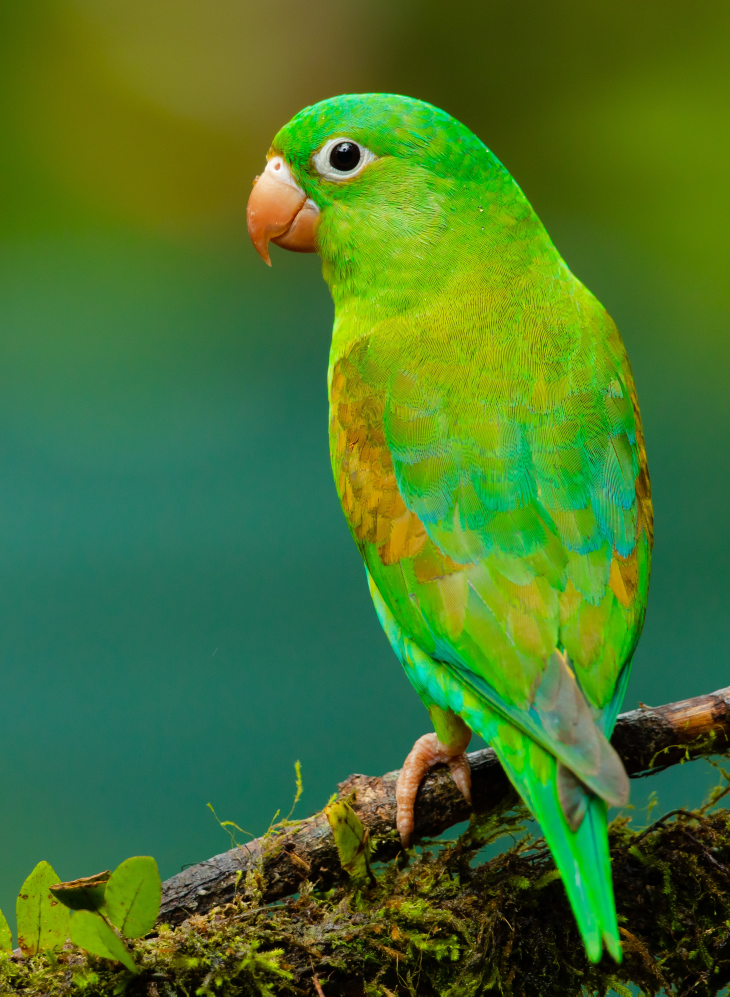
#> input picture parrot.jpg, 2919 x 3985 px (shown at 1/4 size)
$ python color_manipulation.py
#> lines starting #> are read from the running program, lines starting #| are printed output that depends on the picture; after the words box and inside, x2 and y2 are one past the last pixel; in counts of white or black regions, pixels touching at a corner belong together
import cv2 as cv
import numpy as np

#read image
img = cv.imread('parrot.jpg')
#> img is the input picture: shape (3985, 2919, 3); mean B, G, R 42.5, 115.9, 70.8
print(img.shape)
#| (3985, 2919, 3)

#resize image
img1 = cv.resize(img,(1080,860))
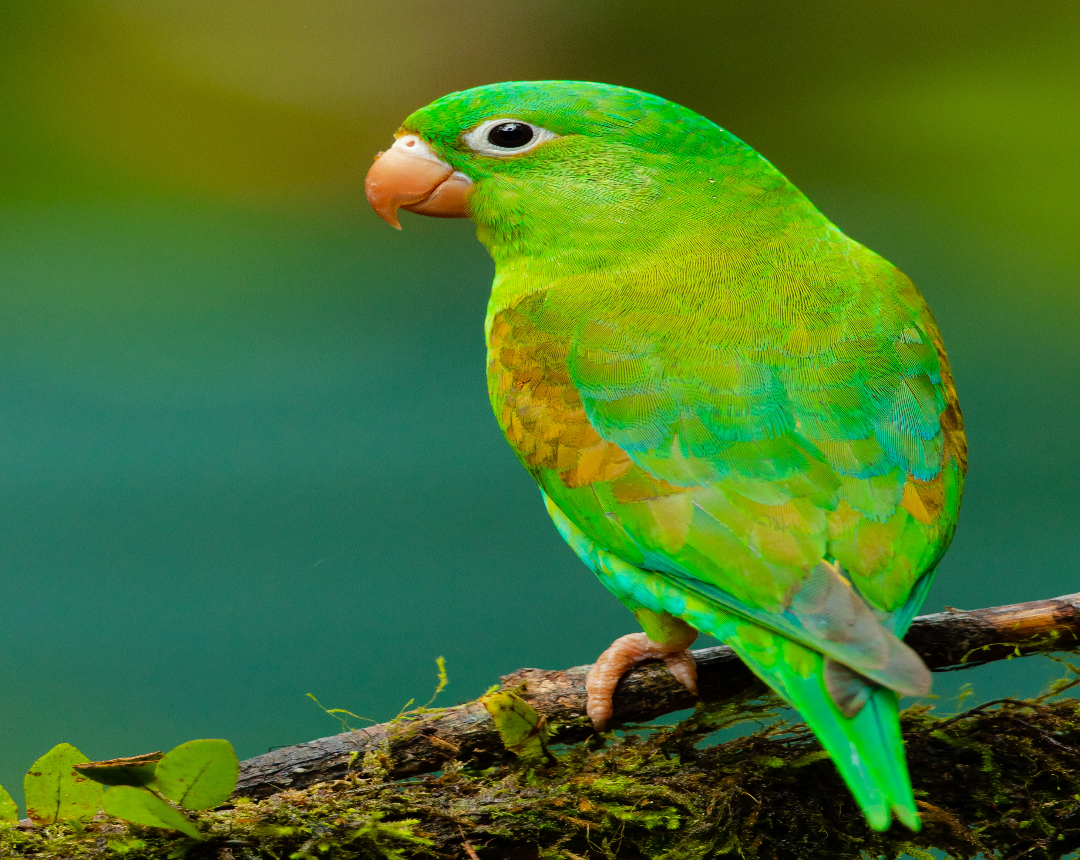
#> img1: shape (860, 1080, 3); mean B, G, R 42.4, 115.8, 70.7


#bgr to hsv conversion
img2 =cv.cvtColor(img1,cv.COLOR_BGR2HSV)
#> img2: shape (860, 1080, 3); mean H, S, V 50.6, 200.4, 118.4

#array of low green channel
low_green = np.array((36,0,0))
#array of high green channel
high_green = np.array((86,255,255))

#masking within range of low and high green channel
green_mask = cv.inRange(img2, low_green, high_green)
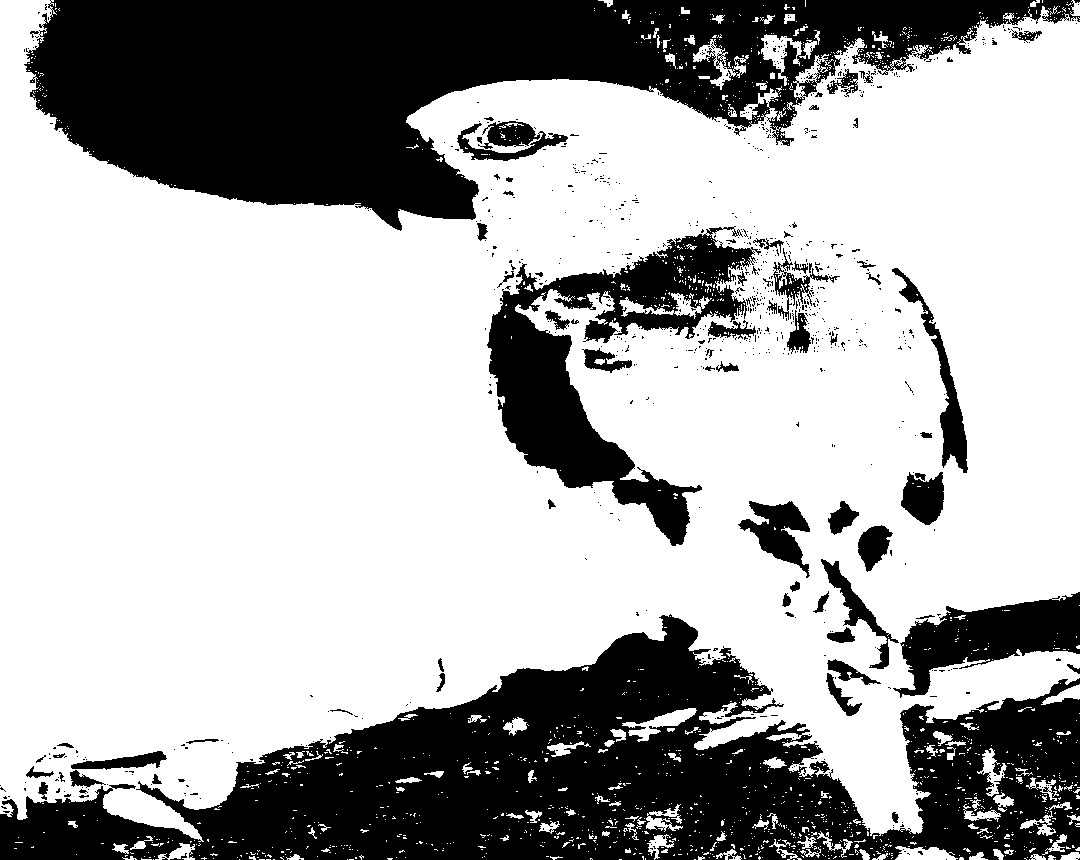
#> green_mask: shape (860, 1080); 67.3% white; 827 black regions (753 under 20 px), largest, box (x1, y1, x2, y2) and area: (0, 614, 1080, 860) 124840, (24, 0, 1080, 231) 119736, (487, 226, 761, 546) 27732

#adding images and mask to show green color
green = cv.bitwise_and(img1, img1, mask = green_mask)
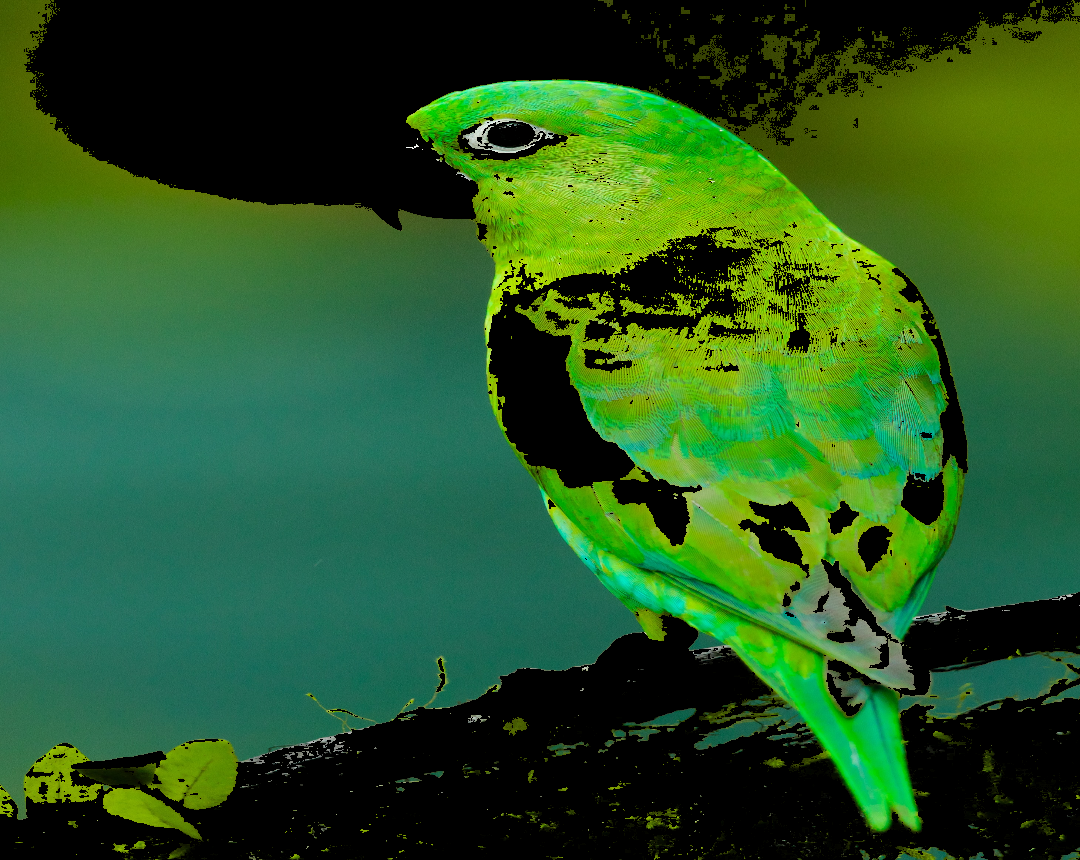
#> green: shape (860, 1080, 3); mean B, G, R 36.4, 86.5, 40.2


cv.imshow("image",green)
# cv.imwrite('green.png',green)
cv.waitKey(0)
cv.destroyAllWindows()
